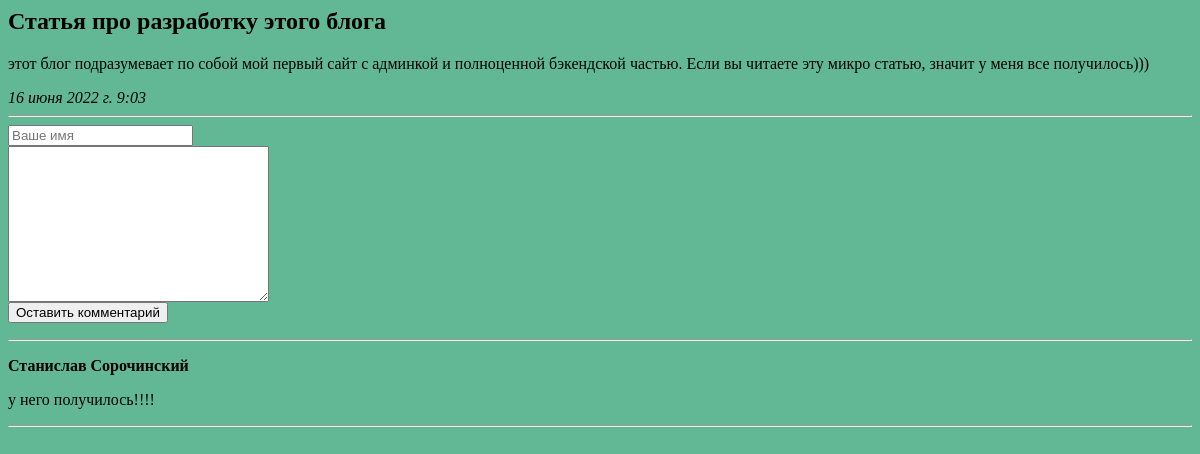
/3/, run on an earlier commit of the app's database.
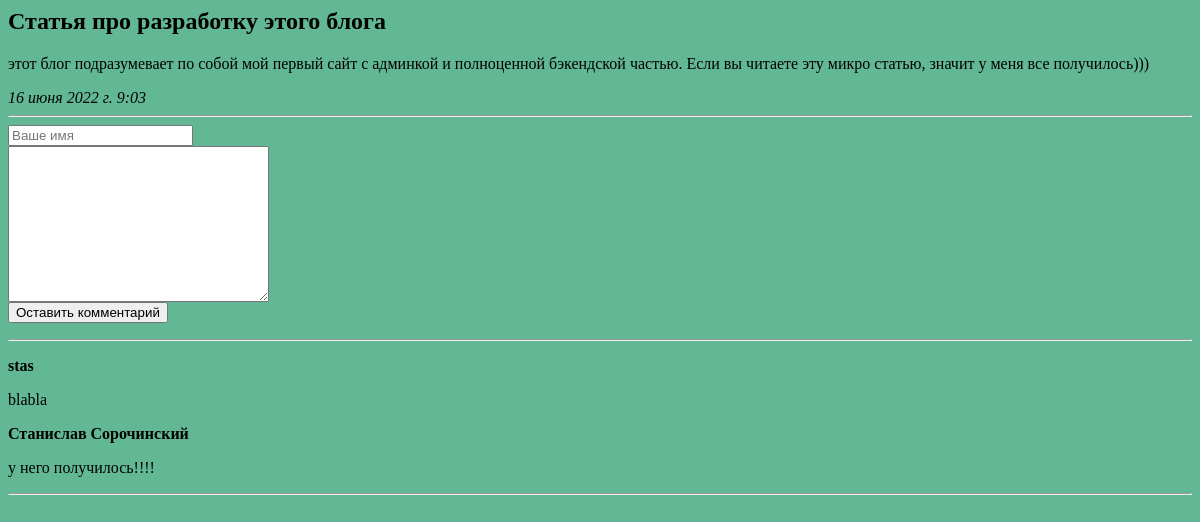
And on a later commit of the database.
### articles/models.py (models this page shows, shortened)
class Article(models.Model):
    article_title = models.CharField("название статьи", max_length=250)
    article_text = models.TextField("текст статьи")
    pub_date = models.DateTimeField("дата публикации")
    class Meta:
        verbose_name = "Статья"
        verbose_name_plural = "Статьи"
    def was_publish_recently(self):
        return self.pub_date >= (timezone.now() - datetime.timedelta(days=1))

class Comment(models.Model):
    article = models.ForeignKey(Article, on_delete=models.CASCADE)
    author_name = models.CharField("имя автора", max_length=250)
    comment_text = models.CharField("коментарий", max_length=250)
    class Meta:
        verbose_name = "Комментарий"
        verbose_name_plural = "Комментарии"

### articles/views.py (the view)
# urls.py: path('<int:article_id>/', views.detail, name='detail'),
def detail(request, article_id):
    try:
        a = Article.objects.get(id=article_id)
    except:
        raise Http404("Статья не найдена!!!")
    latest_comments_list = a.comment_set.order_by('-id')[:20]
    return render(request, 'articles/detail.html', {'article': a, 'latest_comments_list': latest_comments_list})

### articles/templates/articles/detail.html (shortened to what this page needs)
<html>
<head>
</head>
<body>
    {% extends 'base.html' %}
    {% block content %}
    <h2>{{article.article_title}}</h2>
    <p>{{article.article_text}}</p>
    <em>{{article.pub_date}}</em>
    <hr>
    <form action="{% url 'articles:leave_comment' article.id %}" method="POST">
        <input type="text" required placeholder="Ваше имя" name="name"><br>
        <textarea name="text" required placeholder="Текст комментария" cols="30" rows="10">
    </textarea><br>
        <button type="submit">Оставить комментарий</button>
    </form>
    <hr>
    {% if latest_comments_list %}
    {% for c in latest_comments_list %}
    <p>
        <strong>{{c.author_name}}</strong>
    <p>{{c.comment_text}}</p>
    </p>
    {% endfor %}
    {% else %}
    <p>Коментарии не найдены. Напишите коментарий!</p>
    {% endif %}
    <hr>
    {% endblock %}

### articles/templates/base.html (shortened to what this page needs)
<!DOCTYPE html>
<html lang="en">
<head>
</head>
<body>
    {% block content %}  {% endblock %}
</body>
</html>

### articles/templates/articles/detail.html (style rules this page uses)
body { background-color: rgb(98, 184, 148); }

What changed in the data, as far as the page shows it:
added Comment: author_name "stas", comment_text "blabla"
